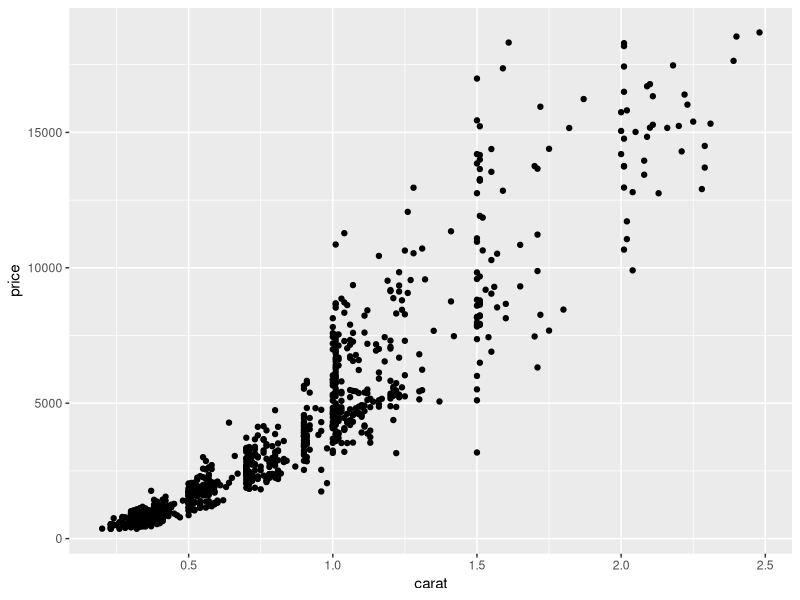
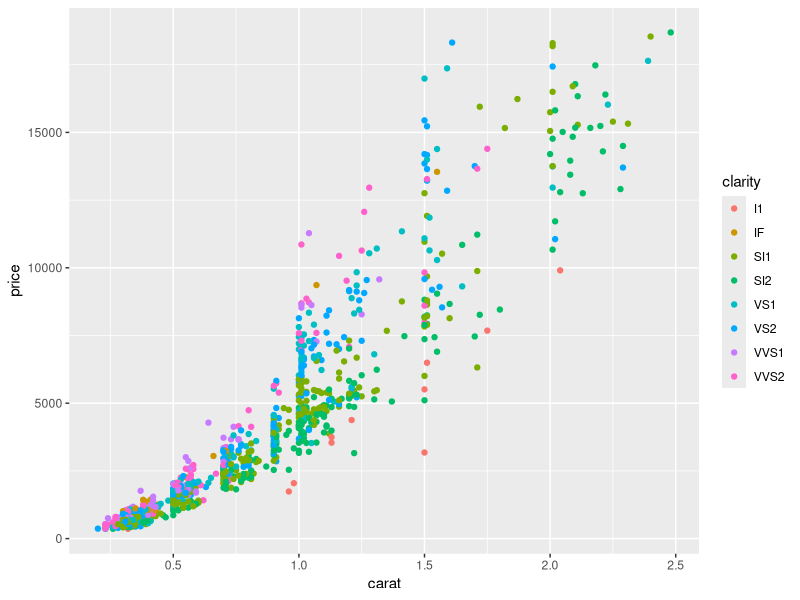
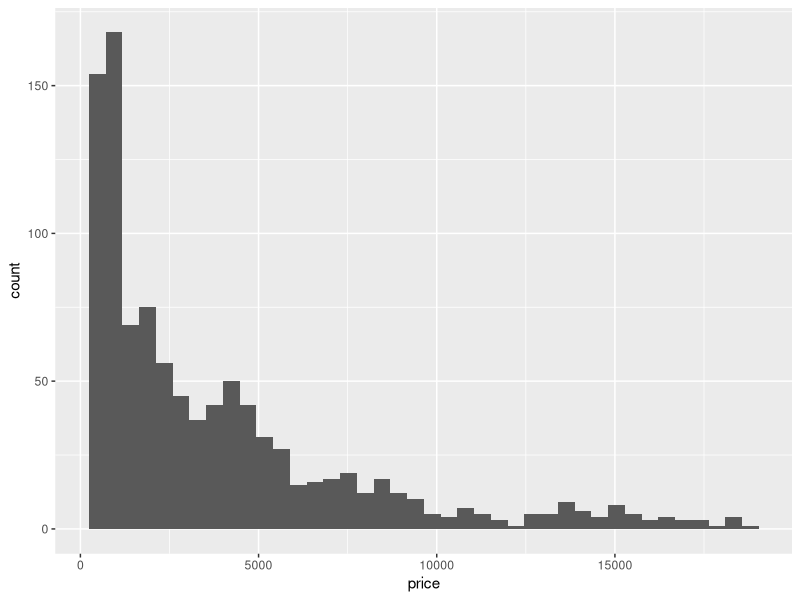
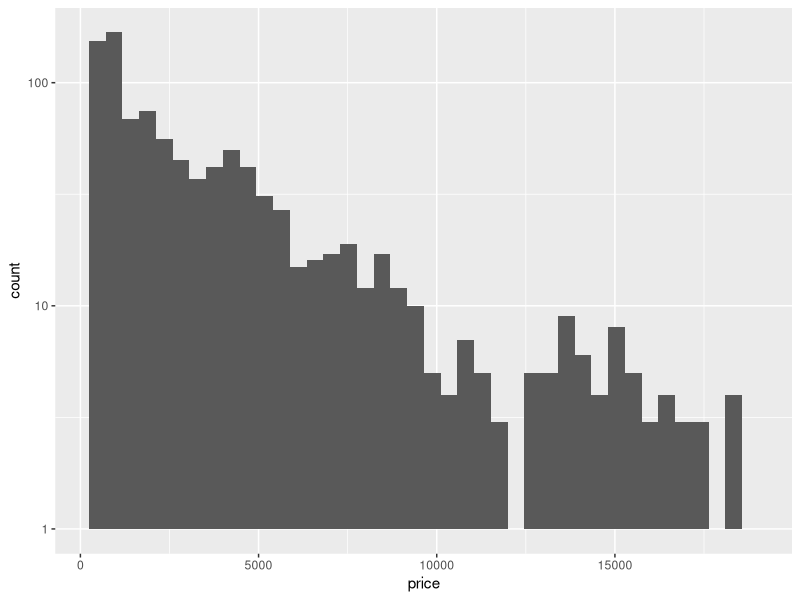
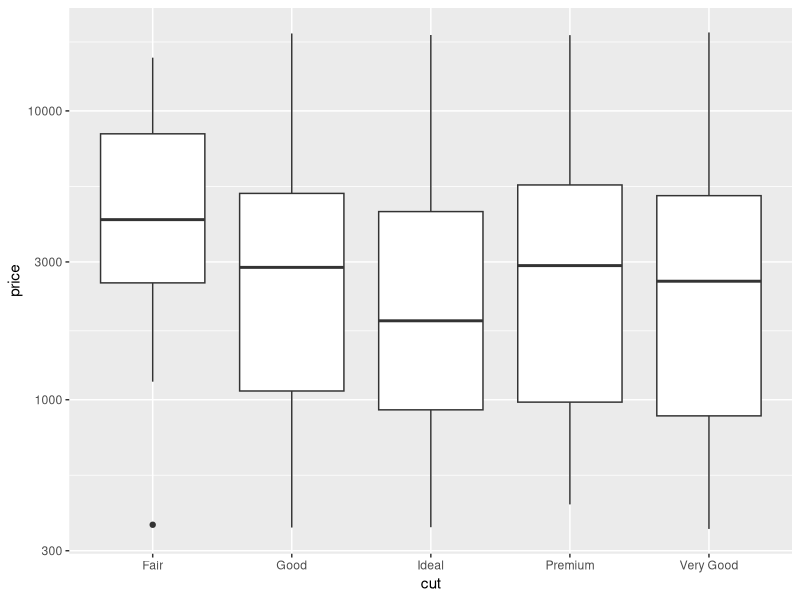
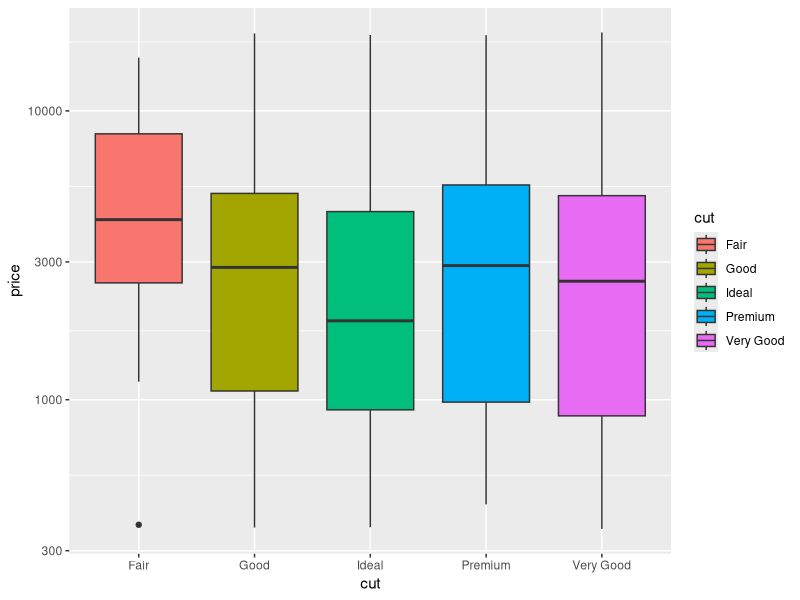

Recreate these plots in R, in order. (Note: this script raises an error after producing the figures.)
## ---- chunk 1
diamonds <- read.csv("diamonds.csv")
str(diamonds)
print(diamonds)
## ---- chunk 2
install.packages("ggplot2")
library(ggplot2)
plot_dispersion <- ggplot(diamonds, aes(x = carat, y = price)) + geom_point()
plot_dispersion
## ---- chunk 3
plot_dispersion <- ggplot(diamonds, aes(x = carat, y = price , color = clarity)) + geom_point()
plot_dispersion
## ---- chunk 4

plot_histograma <- ggplot(diamonds, aes(x = price)) + geom_histogram(bins = 40)
plot_histograma
## ---- chunk 5
plot_histograma <- ggplot(diamonds, aes(x = price)) + geom_histogram(bins = 40) + scale_y_log10()

plot_histograma
## ---- chunk 6
plot_boxplot <- ggplot(diamonds, aes(x = cut, y = price)) + geom_boxplot() +
scale_y_log10()

plot_boxplot
## ---- chunk 7
plot_boxplot <- ggplot(diamonds, aes(x = cut, y = price, fill = cut)) +
  geom_boxplot() + scale_y_log10()

plot_boxplot
## ---- chunk 8
install.packages("dplyr")
precio_filtrado <- filter(diamonds, carat %in% c(1) & cut %in% c("Good", "Ideal", "Premium"))
print(precio_filtrado)
